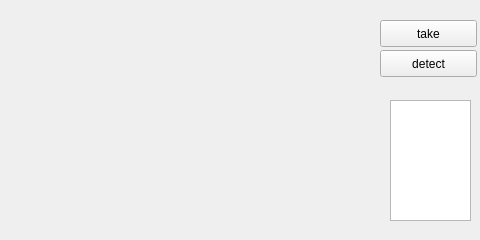
<?xml version="1.0" encoding="UTF-8"?>
<ui version="4.0">
 <class>Widget</class>
 <widget class="QWidget" name="Widget">
  <property name="geometry">
   <rect>
    <x>0</x>
    <y>0</y>
    <width>480</width>
    <height>240</height>
   </rect>
  </property>
  <property name="maximumSize">
   <size>
    <width>480</width>
    <height>240</height>
   </size>
  </property>
  <property name="windowTitle">
   <string>Widget</string>
  </property>
  <widget class="QPushButton" name="ButtonTake">
   <property name="geometry">
    <rect>
     <x>380</x>
     <y>20</y>
     <width>97</width>
     <height>27</height>
    </rect>
   </property>
   <property name="text">
    <string>take</string>
   </property>
  </widget>
  <widget class="QPushButton" name="ButtonDetect">
   <property name="geometry">
    <rect>
     <x>380</x>
     <y>50</y>
     <width>97</width>
     <height>27</height>
    </rect>
   </property>
   <property name="text">
    <string>detect</string>
   </property>
  </widget>
  <widget class="QTextBrowser" name="textBrowser">
   <property name="geometry">
    <rect>
     <x>390</x>
     <y>100</y>
     <width>81</width>
     <height>121</height>
    </rect>
   </property>
  </widget>
 </widget>
 <layoutdefault spacing="6" margin="11"/>
 <resources/>
 <connections/>
</ui>
